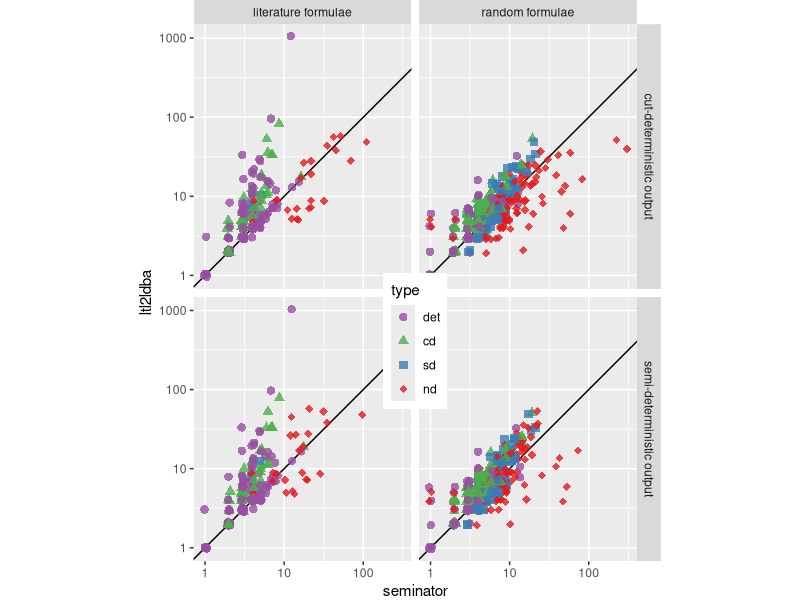
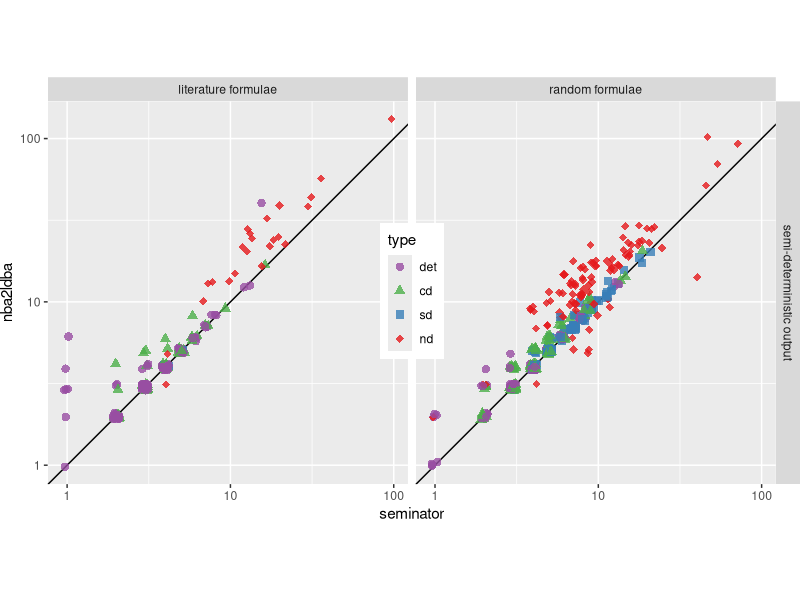
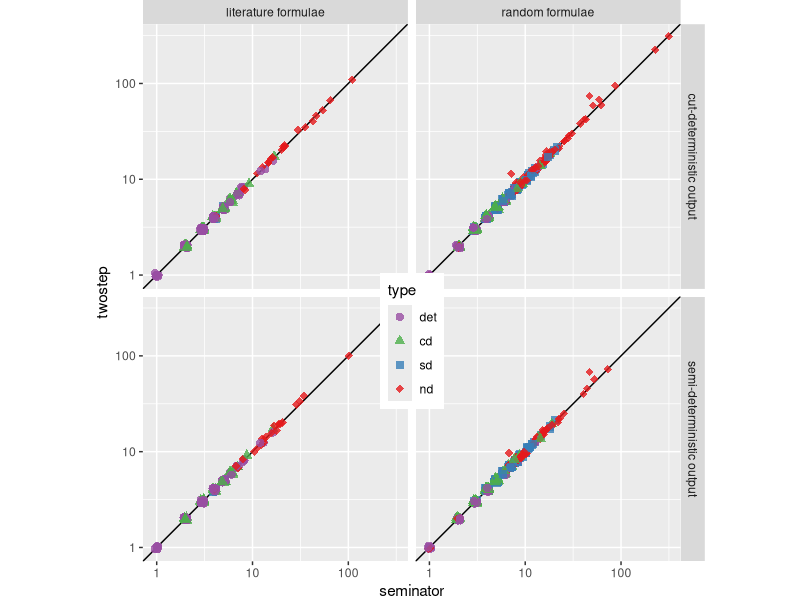
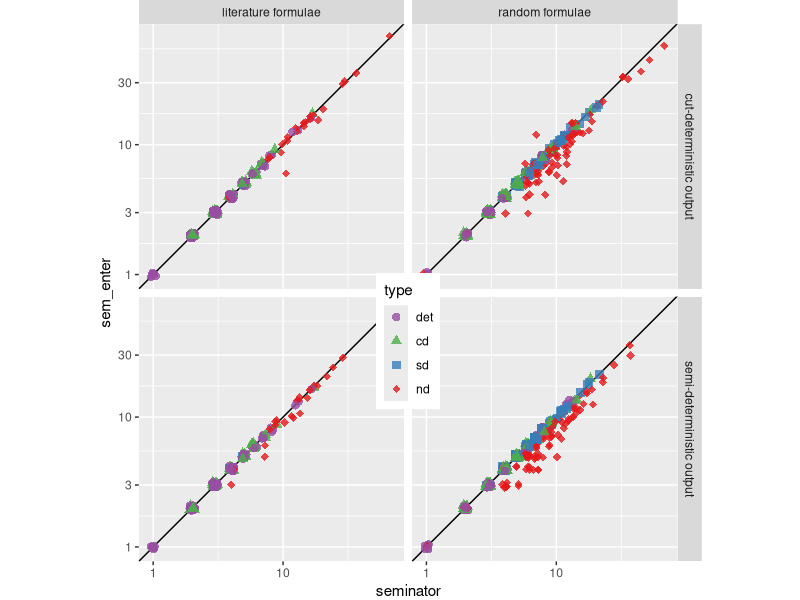
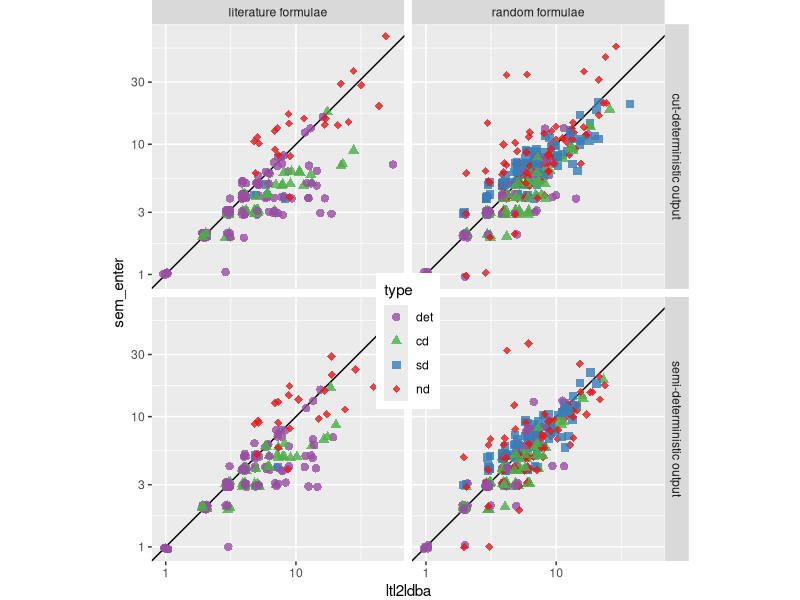
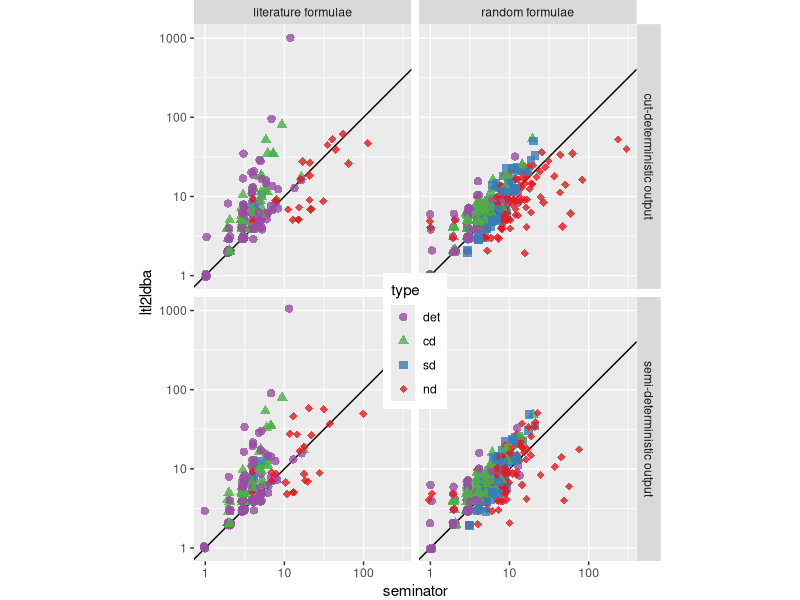
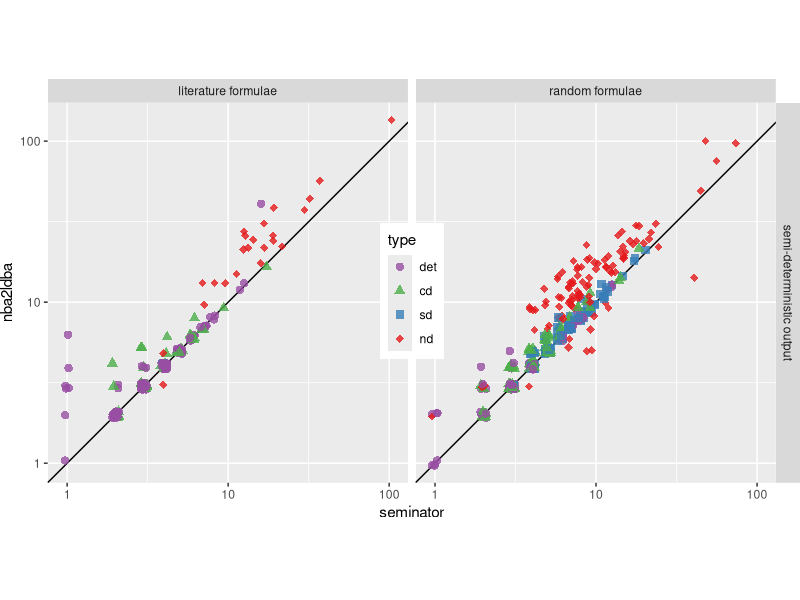
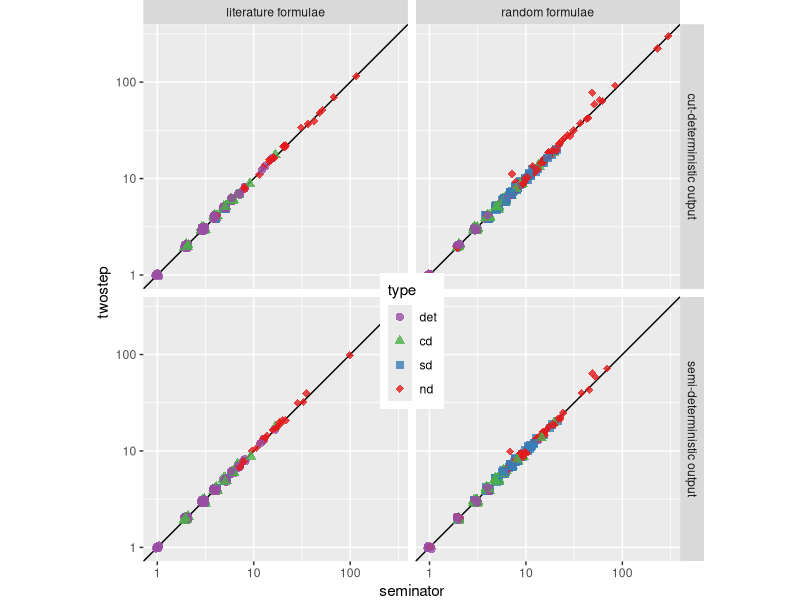

Source code (R) for these figures, in order:
library(ggplot2)
library(colorspace)


lit_det <- read.csv('literature_det.csv')
lit_det$type <- 'det     '
lit_cd <- read.csv('literature_cd.csv')
lit_cd$type <- 'cd     '
lit_sd <- read.csv('literature_sd.csv')
lit_sd$type <- 'sd     '
lit_nd <- read.csv('literature_nd.csv')
lit_nd$type <- 'nd     '

rand_det <- read.csv('random_det.csv')
rand_det$type <- 'det     '
rand_cd <- read.csv('random_cd.csv')
rand_cd$type <- 'cd     '
rand_sd <- read.csv('random_sd.csv')
rand_sd$type <- 'sd     '
rand_nd <- read.csv('random_nd.csv')
rand_nd$type <- 'nd     '

help("tidyr::separate")
??tidyr::separate

lit <- rbind(lit_det,lit_cd,lit_sd,lit_nd)
rand <- rbind(rand_det,rand_cd,rand_sd,rand_nd)
lit$set <- 'literature formulae'
rand$set <- 'random formulae'
all <- rbind(lit, rand)

all <- tidyr::separate(all, tool, into=c('output','tool','simpl'), sep='\\.')
all$tool <- as.factor(all$tool)
all$output <- as.factor(all$output)

# Reorder the types
all$type <- factor(all$type, levels = c('det     ', 'cd     ', 'sd     ', 'nd     '))

# Keep experiments without simplification
allsimp <- all[all$simpl == 'yes',]
all <- all[all$simpl == 'no',]

levels(all$output)[levels(all$output)=="cd"] <- "cut-deterministic output"
levels(all$output)[levels(all$output)=="sd"] <- "semi-deterministic output"
levels(allsimp$output)[levels(allsimp$output)=="cd"] <- "cut-deterministic output"
levels(allsimp$output)[levels(allsimp$output)=="sd"] <- "semi-deterministic output"


all2 <- dplyr::select(all,formula,tool,states,type,set,output)
all <- tidyr::spread(all2,tool,states)

ggplot(all, aes(y=ltl2ldba,x=seminator,colour=type,shape=type)) +
    geom_abline(slope=1,intercept=0) + # theme_classic() +
    geom_jitter(width = 0.02, height = 0.02, alpha=.8, size=2.5) +
    scale_x_log10(breaks=c(1,10,100,1000)) + scale_y_log10() +
    scale_colour_brewer(palette = "Set1", direction=-1,type = qualitative) +
    scale_shape_manual(values=c(16,17,15,18)) +
    coord_fixed() + facet_grid(output ~ set) +
    theme(legend.margin=margin(2,-2,2,2,"mm"),
          plot.margin=margin(0,0,0,0,"mm"),
          legend.position = c(.5,.41))

ggsave(filename = 'ltl_sem.pdf', width=10, height=8.1)

sd <- all[all$output == 'semi-deterministic output',]

ggplot(sd, aes(y=nba2ldba,x=seminator,colour=type,shape=type)) +
  geom_abline(slope=1,intercept=0) + # theme_classic() +
  geom_jitter(width = 0.02, height = 0.02, alpha=.8, size=2.5) +
  scale_x_log10(breaks=c(1,10,100,1000)) + scale_y_log10(breaks=c(1,10,100,1000)) +
  scale_colour_brewer(palette = "Set1", direction=-1,type = qualitative) +
  scale_shape_manual(values=c(16,17,15,18)) +
  coord_fixed() + facet_grid(output ~ set) +
  theme(legend.margin=margin(2,-2,2,2,"mm"),
        plot.margin=margin(0,0,0,0,"mm"),
        legend.position = c(.5,.505))


ggsave(filename = 'nba_sem.pdf', width=10, height=5.1)

colnames(all)[5] <- "twostep"
ggplot(all, aes(y=twostep,x=seminator,colour=type,shape=type)) +
  geom_abline(slope=1,intercept=0) + # theme_classic() +
  geom_jitter(width = 0.02, height = 0.02, alpha=.8, size=2.5) +
  scale_x_log10(breaks=c(1,10,100,1000)) + scale_y_log10() +
  scale_colour_brewer(palette = "Set1", direction=-1,type = qualitative) +
  scale_shape_manual(values=c(16,17,15,18)) +
  coord_fixed() + facet_grid(output ~ set) +
  theme(legend.margin=margin(2,-2,2,2,"mm"),
        plot.margin=margin(0,0,0,0,"mm"),
        legend.position = c(.5,.41))

ggsave(filename = '2step_sem.pdf', width=10, height=8.1)

### Effect of enter-jump with simpifications
all2s <- dplyr::select(allsimp,formula,tool,states,type,set,output)
allsimp <- tidyr::spread(all2s,tool,states)

ggplot(allsimp, aes(y=sem_enter,x=seminator,colour=type,shape=type)) +
  geom_abline(slope=1,intercept=0) + # theme_classic() +
  geom_jitter(width = 0.02, height = 0.02, alpha=.8, size=2.5) +
  scale_x_log10(breaks=c(1,10,100,1000)) + scale_y_log10() +
  scale_colour_brewer(palette = "Set1", direction=-1,type = qualitative) +
  scale_shape_manual(values=c(16,17,15,18)) +
  coord_fixed() + facet_grid(output ~ set) +
  theme(legend.margin=margin(2,-2,2,2,"mm"),
        plot.margin=margin(0,0,0,0,"mm"),
        legend.position = c(.5,.41))

ggsave(filename = 'enter_sem.pdf', width=10, height=8.1)

ggplot(allsimp, aes(y=sem_enter,x=ltl2ldba,colour=type,shape=type)) +
  geom_abline(slope=1,intercept=0) + # theme_classic() +
  geom_jitter(width = 0.02, height = 0.02, alpha=.8, size=2.5) +
  scale_x_log10(breaks=c(1,10,100,1000)) + scale_y_log10() +
  scale_colour_brewer(palette = "Set1", direction=-1,type = qualitative) +
  scale_shape_manual(values=c(16,17,15,18)) +
  coord_fixed() + facet_grid(output ~ set) +
  theme(legend.margin=margin(2,-2,2,2,"mm"),
        plot.margin=margin(0,0,0,0,"mm"),
        legend.position = c(.5,.41))

ggsave(filename = 'enter_ltl2ldba.pdf', width=10, height=8.1)



#graph(ggplot(lit, aes(x=cd.ltl2ldba.no,y=cd.seminator.no,colour=type,shape=type)))
# ggsave(filename = 'cd_ltl_sem.pdf')
#
#graph(ggplot(lit, aes(x=sd.ltl2ldba.no,y=sd.seminator.no,colour=type,shape=type)))
#ggsave(filename = 'sd_ltl_sem.pdf')

